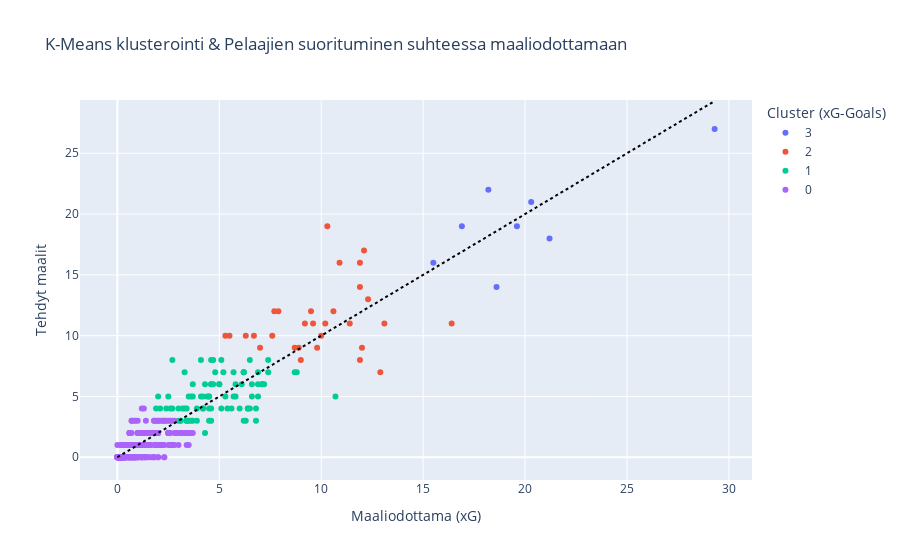

The notebook cell saved with this chart:
### Markdown cell above
Kuvaajan perusteella valitaan klustereiden määräksi 4 (WCSS ei enää merkittävästi pienene tätä suuremmalla lkm:llä). Tehdään klusterointi, lisätään dataframeen ja visualisoidaan Plotlyllä. Lisätään kuvaajaan myös y=x -suora, joka jakaa pelaajat yli- ja alisuoriutuneisiin pelaajiin suhteessa maaliodottamaan.

### Code cell
kmeans = KMeans(n_clusters=4, init='k-means++', random_state=11, n_init=10)
y_kmeans = kmeans.fit_predict(X)
allStatsDF["Cluster (xG-Goals)"] = y_kmeans

# Muutetaan klusterit kategorisiksi muuttujiksi plottia varten
allStatsDF["Cluster (xG-Goals)"] = allStatsDF["Cluster (xG-Goals)"].astype(str)

# Plotly scatter plot
fig = px.scatter(
    allStatsDF,
    x="Expected Goals (xG)",
    y="Total Goals",
    color="Cluster (xG-Goals)",
    title="K-Means klusterointi & Pelaajien suorituminen suhteessa maaliodottamaan",
    hover_data=["Player", "Team", "Expected Goals (xG)", "Total Goals"]
)
# y=x 
fig.add_shape(
    type="line",
    x0=0,
    y0=0,
    x1=max(allStatsDF["Expected Goals (xG)"]),
    y1=max(allStatsDF["Expected Goals (xG)"]),
    line=dict(color="black", dash="dot"),
    xref="x",
    yref="y"
)

fig.update_layout(
    xaxis_title="Maaliodottama (xG)",
    yaxis_title="Tehdyt maalit"
    # xaxis=dict(range=[0, None]),
    # yaxis=dict(range=[0, None])
)

fig.show()

### Figure 1 — Plotly figure (JSON) as saved in the notebook; plotly's stock layout.template omitted (floating-point values rounded to 4 significant figures; data arrays with more than 128 entries replaced by an {"elided": "..."} marker saying what was removed)
{"data": [{"customdata": [["Erling Haaland", "Manchester City"], ["Mohamed Salah", "Liverpool"], ["Alexander Isak", "Newcastle United"], ["Dominic Solanke", "Bournemouth"], ["Nicolas Jackson", "Chelsea"], ["Cole Palmer", "Chelsea"], ["Ollie Watkins", "Aston Villa"], ["Bukayo Saka", "Arsenal"]], "hovertemplate": "Cluster (xG-Goals)=3<br>Expected Goals (xG)=%{x}<br>Total Goals=%{y}<br>Player=%{customdata[0]}<br>Team=%{customdata[1]}<extra></extra>", "legendgroup": "3", "marker": {"color": "#636efa", "symbol": "circle"}, "mode": "markers", "name": "3", "orientation": "v", "showlegend": true, "type": "scatter", "x": [29.3, 21.2, 20.3, 19.6, 18.6, 18.2, 16.9, 15.5], "xaxis": "x", "y": [27, 18, 21, 19, 14, 22, 19, 16], "yaxis": "y"}, {"customdata": [["Darwin Nunez", "Liverpool"], ["Julián Álvarez", "Manchester City"], ["Dominic Calvert-Lewin", "Everton"], ["Kai Havertz", "Arsenal"], ["Heung-Min Son", "Tottenham Hotspur"], ["Joao Pedro", "Brighton and Hove Albion"], ["Jarrod Bowen", "West Ham United"], ["Chris Wood", "Nottingham Forest"], ["Luis Diaz", "Liverpool"], ["Carlton Morris", "Luton Town"], ["Jean-Philippe Mateta", "Crystal Palace"], ["Yoane Wissa", "Brentford"], ["Phil Foden", "Manchester City"], ["Anthony Gordon", "Newcastle United"], ["Bruno Fernandes", "Manchester United"], ["Bryan Mbeumo", "Brentford"], ["Richarlison", "Tottenham Hotspur"], ["Matheus Cunha", "Wolverhampton Wanderers"], ["Eberechi Eze", "Crystal Palace"], ["Cody Gakpo", "Liverpool"], ["Callum Wilson", "Newcastle United"], ["Rodrigo Muniz", "Fulham"], ["Leandro Trossard", "Arsenal"], ["Hee-Chan Hwang", "Wolverhampton Wanderers"], ["Rasmus Højlund", "Manchester United"], ["Douglas Luiz", "Aston Villa"], ["Elijah Adebayo", "Luton Town"], ["Leon Bailey", "Aston Villa"], ["Michael Olise", "Crystal Palace"], ["Diogo Jota", "Liverpool"]], "hovertemplate": "Cluster (xG-Goals)=2<br>Expected Goals (xG)=%{x}<br>Total Goals=%{y}<br>Player=%{customdata[0]}<br>Team=%{customdata[1]}<extra></extra>", "legendgroup": "2", "marker": {"color": "#EF553B", "symbol": "circle"}, "mode": "markers", "name": "2", "orientation": "v", "showlegend": true, "type": "scatter", "x": [16.4, 13.1, 12.9, 12.3, 12.1, 12, 11.9, 11.9, 11.9, 11.4, 10.9, 10.6, 10.3, 10.2, 10, 9.8, 9.6, 9.5, 9.2, 9, 8.9, 8.7, 7.9, 7.7, 7.6, 7, 6.7, 6.3, 5.5, 5.3], "xaxis": "x", "y": [11, 11, 7, 13, 17, 9, 16, 14, 8, 11, 16, 12, 19, 11, 10, 9, 11, 12, 11, 8, 9, 9, 12, 12, 10, 9, 10, 10, 10, 10], "yaxis": "y"}, {"customdata": {"elided": "85x2 str values"}, "hovertemplate": "Cluster (xG-Goals)=1<br>Expected Goals (xG)=%{x}<br>Total Goals=%{y}<br>Player=%{customdata[0]}<br>Team=%{customdata[1]}<extra></extra>", "legendgroup": "1", "marker": {"color": "#00cc96", "symbol": "circle"}, "mode": "markers", "name": "1", "orientation": "v", "showlegend": true, "type": "scatter", "x": [10.7, 8.8, 8.7, 7.4, 7.4, 7.2, 7.1, 7.1, 6.9, 6.9, 6.9, 6.8, 6.8, 6.6, 6.6, 6.5, 6.5, 6.4, 6.4, 6.3, 6.2, 6.2, 6.2, 6.2, 6.1, 6, 5.8, 5.8, 5.7, 5.7, 5.6, 5.4, 5.3, 5.2, 5.1, 5.1, 5, 5, 4.8, 4.7, 4.7, 4.6, 4.6, 4.6, 4.6, 4.6, 4.5, 4.5, 4.5, 4.5, 4.4, 4.3, 4.3, 4.2, 4.2, 4.2, 4.1, 4.1, 3.9, 3.9, 3.7, 3.7, 3.7, 3.6, 3.6, 3.5, 3.5, 3.4, 3.4, 3.4, 3.3, 3.3, 3.2, 3.1, 3.1, 3, 3, 2.7, 2.7, 2.6, 2.5, 2.4, 2.1, 2, 1.9], "xaxis": "x", "y": [5, 7, 7, 8, 7, 6, 6, 6, 7, 6, 5, 4, 3, 6, 5, 8, 4, 4, 4, 3, 7, 7, 7, 3, 6, 4, 6, 5, 7, 5, 4, 4, 5, 7, 8, 4, 6, 6, 7, 8, 6, 8, 6, 6, 4, 3, 5, 5, 4, 3, 5, 6, 2, 5, 4, 4, 8, 5, 4, 3, 6, 5, 3, 5, 3, 5, 3, 4, 3, 3, 7, 4, 4, 3, 3, 4, 3, 8, 4, 4, 5, 4, 4, 5, 4], "yaxis": "y"}, {"customdata": {"elided": "337x2 str values"}, "hovertemplate": "Cluster (xG-Goals)=0<br>Expected Goals (xG)=%{x}<br>Total Goals=%{y}<br>Player=%{customdata[0]}<br>Team=%{customdata[1]}<extra></extra>", "legendgroup": "0", "marker": {"color": "#ab63fa", "symbol": "circle"}, "mode": "markers", "name": "0", "orientation": "v", "showlegend": true, "type": "scatter", "x": {"elided": "337 float values"}, "xaxis": "x", "y": {"elided": "337 int values"}, "yaxis": "y"}], "layout": {"legend": {"title": {"text": "Cluster (xG-Goals)"}, "tracegroupgap": 0}, "shapes": [{"line": {"color": "black", "dash": "dot"}, "type": "line", "x0": 0, "x1": 29.3, "xref": "x", "y0": 0, "y1": 29.3, "yref": "y"}], "title": {"text": "K-Means klusterointi & Pelaajien suorituminen suhteessa maaliodottamaan"}, "xaxis": {"anchor": "y", "domain": [0, 1], "title": {"text": "Maaliodottama (xG)"}}, "yaxis": {"anchor": "x", "domain": [0, 1], "title": {"text": "Tehdyt maalit"}}}}
